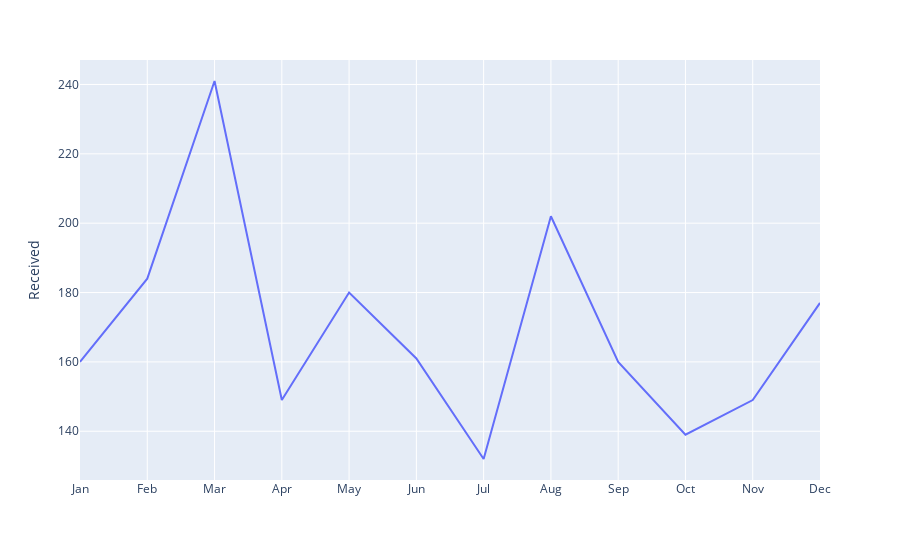

The cell this chart's notebook holds for it:
### Markdown cell above
#### **Diseño de gráfico básico**

### Code cell
fig = px.line(
    df,
    x = df.index,
    y = df['Received'],
    labels = dict(
        index = '',
        value = 'Numbers of tickets'
    )
)

fig.show()

### Figure 1 — Plotly figure (JSON) as saved in the notebook; plotly's stock layout.template omitted (floating-point values rounded to 4 significant figures)
{"data": [{"hovertemplate": "=%{x}<br>Received=%{y}<extra></extra>", "legendgroup": "", "line": {"color": "#636efa", "dash": "solid"}, "marker": {"symbol": "circle"}, "mode": "lines", "name": "", "orientation": "v", "showlegend": false, "type": "scatter", "x": ["Jan", "Feb", "Mar", "Apr", "May", "Jun", "Jul", "Aug", "Sep", "Oct", "Nov", "Dec"], "xaxis": "x", "y": [160, 184, 241, 149, 180, 161, 132, 202, 160, 139, 149, 177], "yaxis": "y"}], "layout": {"legend": {"tracegroupgap": 0}, "margin": {"t": 60}, "xaxis": {"anchor": "y", "domain": [0, 1], "title": {"text": ""}}, "yaxis": {"anchor": "x", "domain": [0, 1], "title": {"text": "Received"}}}}
